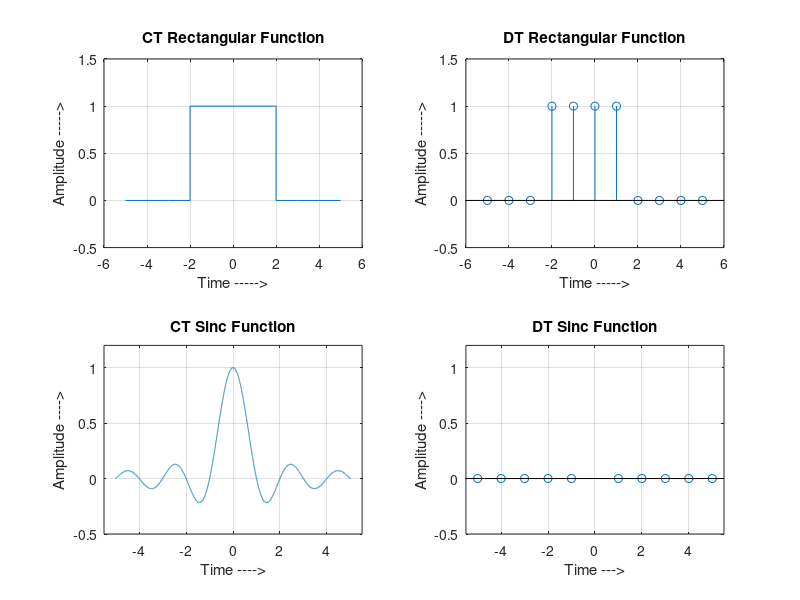

MATLAB code for this plot:
%NAME:Pande Aditya
%Roll No: 22251
%Date:
%Title:Plotting continous and discrete time graphs of Rectangular and Sinc Function

clc;
clear all;
close all;

dt = 0.001;
duration = 5; % seconds
t1 = (-5:1:-2); % negative time duration
t2 = (-2:1:2); % positive time duration
t3 = (2:1:5);
a=zeros(1, length(t1));
b=ones(1, length(t2));
c=zeros(1, length(t3));
x = [a b c];
t = [t1 t2 t3];
subplot(2,2,1);
plot(t, x);
grid on;
axis([-6 6 -0.5 1.5])
xlabel('Time ----->');
ylabel('Amplitude ----->')
title('CT Rectangular Function')

duration = 5; % seconds
t1 = (-5:1:-2-dt); % negative time duration
t2 = (-2:1:2-dt); % positive time duration
t3 = (2:1:5);
a=zeros(1, length(t1));
b=ones(1, length(t2));
c=zeros(1, length(t3));
x = [a b c];
t = [t1 t2 t3];
subplot(2,2,2);
stem(t, x);
grid on;
axis([-6 6 -0.5 1.5])
xlabel('Time ----->');
ylabel('Amplitude ----->')
title('DT Rectangular Function')



dt=0.001;
duration = 5;

t = -5:dt:5 ; %time axis
x = sin(pi*t);
y= pi* t;
z=x./y
subplot(2,2,3);
plot(t,z);
grid on;
axis([-5.5 5.5 -0.5 1.2])
xlabel('Time ---->');
ylabel('Amplitude ---->');
title(['CT Sinc Function' ]);

t = -5:1:5 ; %time axis
x = sin(pi*t);
y= pi* t;
z=x./y
subplot(2,2,4);
stem(t,z);
grid on;
axis([-5.5 5.5 -0.5 1.2])
xlabel('Time --->');
ylabel('Amplitude ---->');
title(['DT Sinc Function' ]);

